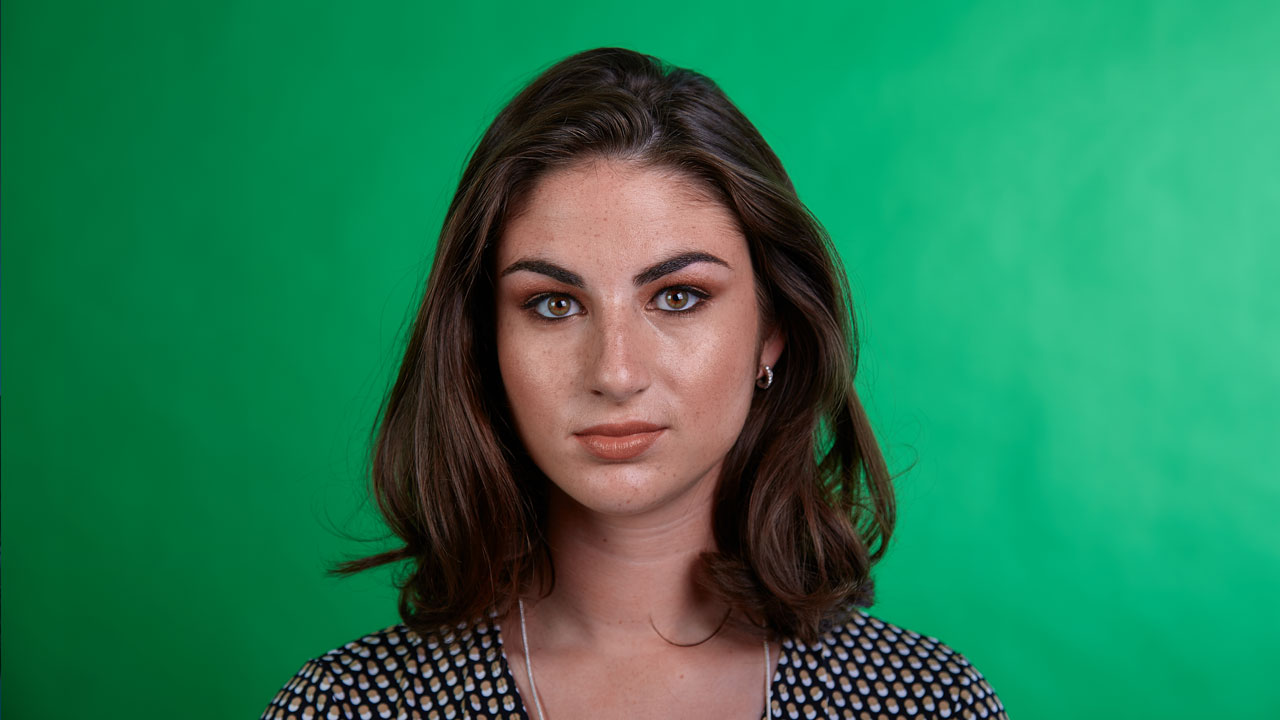
//> input picture images/1.jpg, 1280 x 720 px
$ ./DisplayImage images/1.jpg   (built with g++ and OpenCV 4)
//> lines starting //> are read from the running program, lines starting //| are printed output that depends on the picture; after the words box and inside, x2 and y2 are one past the last pixel; in counts of white or black regions, pixels touching at a corner belong together
#include <stdio.h>
#include <opencv2/opencv.hpp>

using namespace cv;

const int max_value_H = 360/2;
const int max_value = 255;
const String window_capture_name = "Video Capture";
const String window_detection_name = "Object Detection";
int low_H = 0, low_S = 0, low_V = 0;
int high_H = max_value_H, high_S = max_value, high_V = max_value;

static void on_low_H_thresh_trackbar(int, void *)
{
    low_H = min(high_H-1, low_H);
    setTrackbarPos("Low H", window_detection_name, low_H);
}

static void on_high_H_thresh_trackbar(int, void *)
{
    high_H = max(high_H, low_H+1);
    setTrackbarPos("High H", window_detection_name, high_H);
}

static void on_low_S_thresh_trackbar(int, void *)
{
    low_S = min(high_S-1, low_S);
    setTrackbarPos("Low S", window_detection_name, low_S);
}

static void on_high_S_thresh_trackbar(int, void *)
{
    high_S = max(high_S, low_S+1);
    setTrackbarPos("High S", window_detection_name, high_S);
}

static void on_low_V_thresh_trackbar(int, void *)
{
    low_V = min(high_V-1, low_V);
    setTrackbarPos("Low V", window_detection_name, low_V);
}

static void on_high_V_thresh_trackbar(int, void *)
{
    high_V = max(high_V, low_V+1);
    setTrackbarPos("High V", window_detection_name, high_V);
}

int main(int argc, char** argv )
{
    if ( argc != 2 )
    {
        printf("usage: DisplayImage.out <Image_Path>\n");
        return -1;
    }
    Mat image;
    image = imread( argv[1], 1 );
//> image is the input picture: 720 rows x 1280 cols, CV_8UC3; mean B, G, R 84.1, 124.1, 37.8
    if ( !image.data )
    {
        printf("No image data \n");
        return -1;
    }

    namedWindow("Before");
    namedWindow(window_capture_name);
    namedWindow(window_detection_name);
    // Trackbars to set thresholds for HSV values
    createTrackbar("Low H", window_detection_name, &low_H, max_value_H, on_low_H_thresh_trackbar);
//> slider 'Low H' is set to 36
    createTrackbar("High H", window_detection_name, &high_H, max_value_H, on_high_H_thresh_trackbar);
    createTrackbar("Low S", window_detection_name, &low_S, max_value, on_low_S_thresh_trackbar);
//> slider 'Low S' is set to 51
    createTrackbar("High S", window_detection_name, &high_S, max_value, on_high_S_thresh_trackbar);
    createTrackbar("Low V", window_detection_name, &low_V, max_value, on_low_V_thresh_trackbar);
//> slider 'Low V' is set to 51
    createTrackbar("High V", window_detection_name, &high_V, max_value, on_high_V_thresh_trackbar);

    Mat frame, frame_HSV, green_mask;
    while (true) {
	    frame = image.clone();
	    // Convert from BGR to HSV colorspace
	    cvtColor(frame, frame_HSV, COLOR_BGR2HSV);
//> frame_HSV: 720 rows x 1280 cols, CV_8UC3; mean H, S, V 60.4, 199.9, 132.6
	    // [7 lines of commented-out code are left out]
	    inRange(frame_HSV, Scalar(low_H, low_S, low_V), Scalar(high_H, high_S, high_V), green_mask);
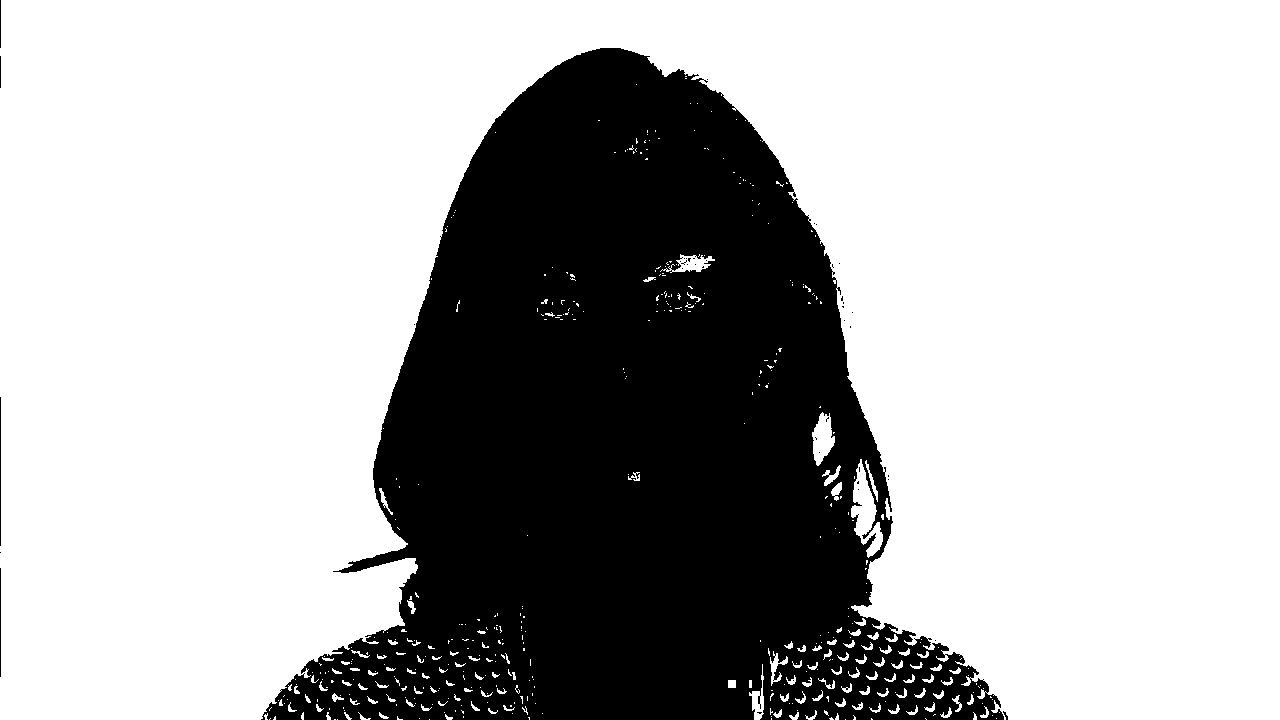
//> green_mask: 720 rows x 1280 cols, CV_8UC1; 69.5% white; 43 black regions (38 under 20 px), largest, box (x1, y1, x2, y2) and area: (261, 48, 1004, 720) 280720, (0, 397, 1, 546) 149, (0, 568, 1, 677) 109, (0, 0, 1, 48) 48, (0, 56, 1, 88) 32

	    Mat mask;
	    Mat masked_frame = Mat::zeros(frame.size(), frame.type());
	    bitwise_not (green_mask, mask);
        dilate(mask, mask, Mat());
        erode(mask, mask, Mat());
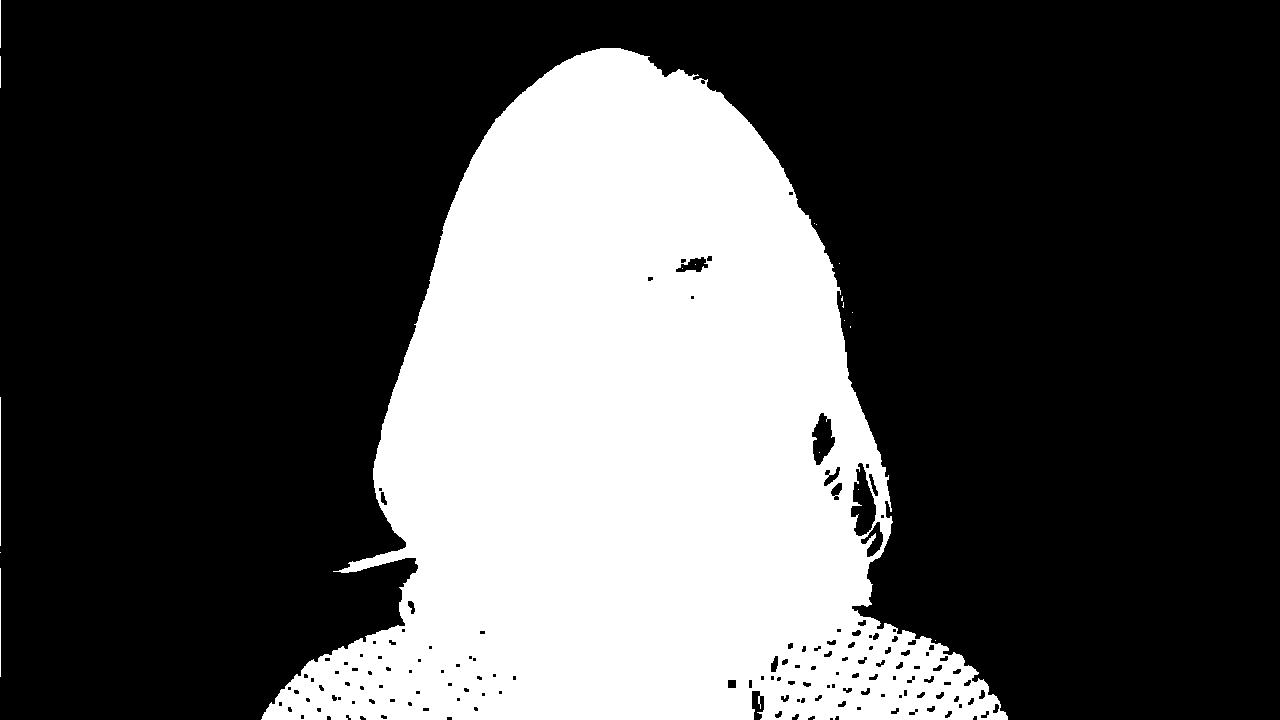
//> mask: 720 rows x 1280 cols, CV_8UC1; 30.9% white; 19 white regions (14 under 20 px), largest, box (x1, y1, x2, y2) and area: (261, 48, 1008, 720) 284665, (0, 397, 1, 546) 149, (0, 568, 1, 677) 109, (0, 0, 1, 48) 48, (0, 56, 1, 88) 32
	    frame.copyTo(masked_frame, mask);
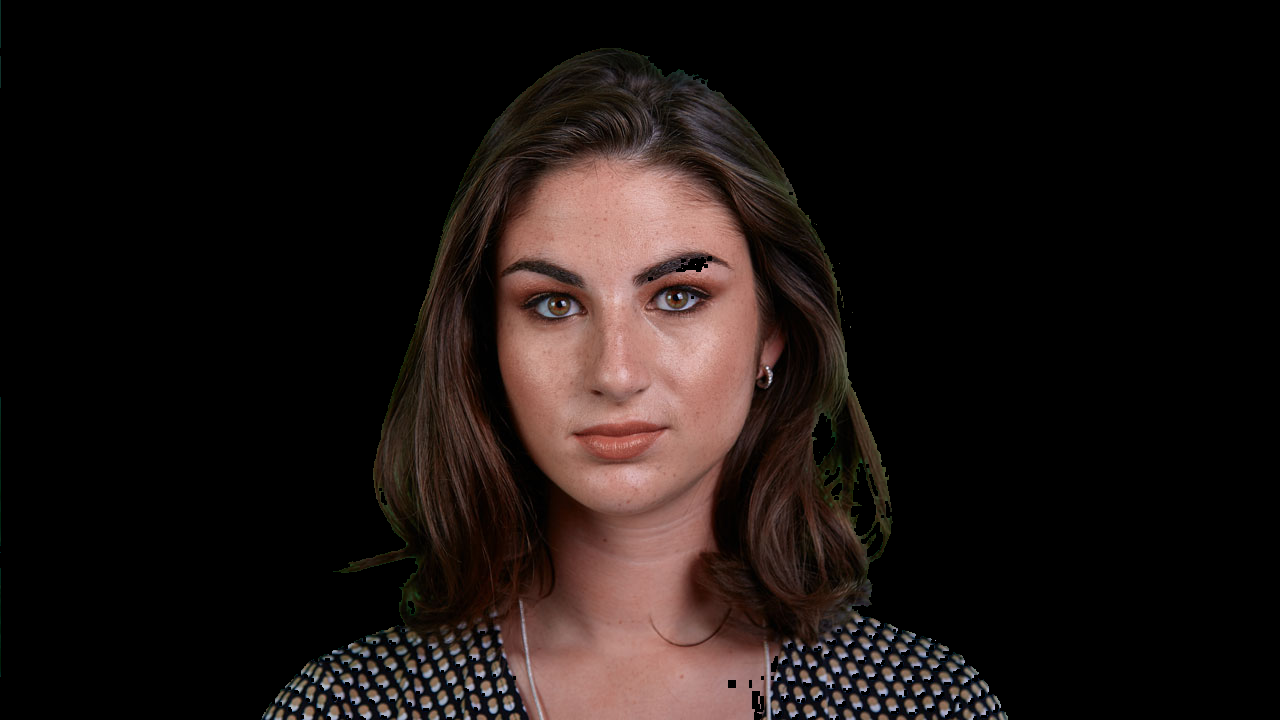
//> masked_frame: 720 rows x 1280 cols, CV_8UC3; mean B, G, R 18, 20.2, 28.1

        imshow("Before", masked_frame);

        // reduce green
        Mat masked_frame_HSV;
        cvtColor(masked_frame, masked_frame_HSV, COLOR_BGR2HSV);
//> masked_frame_HSV: 720 rows x 1280 cols, CV_8UC3; mean H, S, V 6.7, 37.5, 28.5
        for (int row = 0; row < masked_frame_HSV.rows; row++) {
            for (int col = 0; col < masked_frame_HSV.cols; col++) {
                Vec3b hsv = masked_frame_HSV.at<Vec3b>(Point(col, row));
                if (hsv[0] >= 35 && hsv[0] <= 130 && hsv[1] >= 0.15 * 255 && hsv[2] >= 0.15 * 255) {
                    Vec3b rgb = masked_frame.at<Vec3b>(Point(col, row));
                    int r = rgb[0];
                    int g = rgb[1];
                    int b = rgb[2];

                    if (r * b != 0 && (g * g) / (r * b) > 1.5) {
                        masked_frame.at<Vec3b>(Point(col, row)) = Vec3b((int)r * 1.7, g, (int)b * 1.7);
                    } else {
                        masked_frame.at<Vec3b>(Point(col, row)) = Vec3b((int)r * 1.5, g, (int)b * 1.5);
                    }
                }
            }
        }
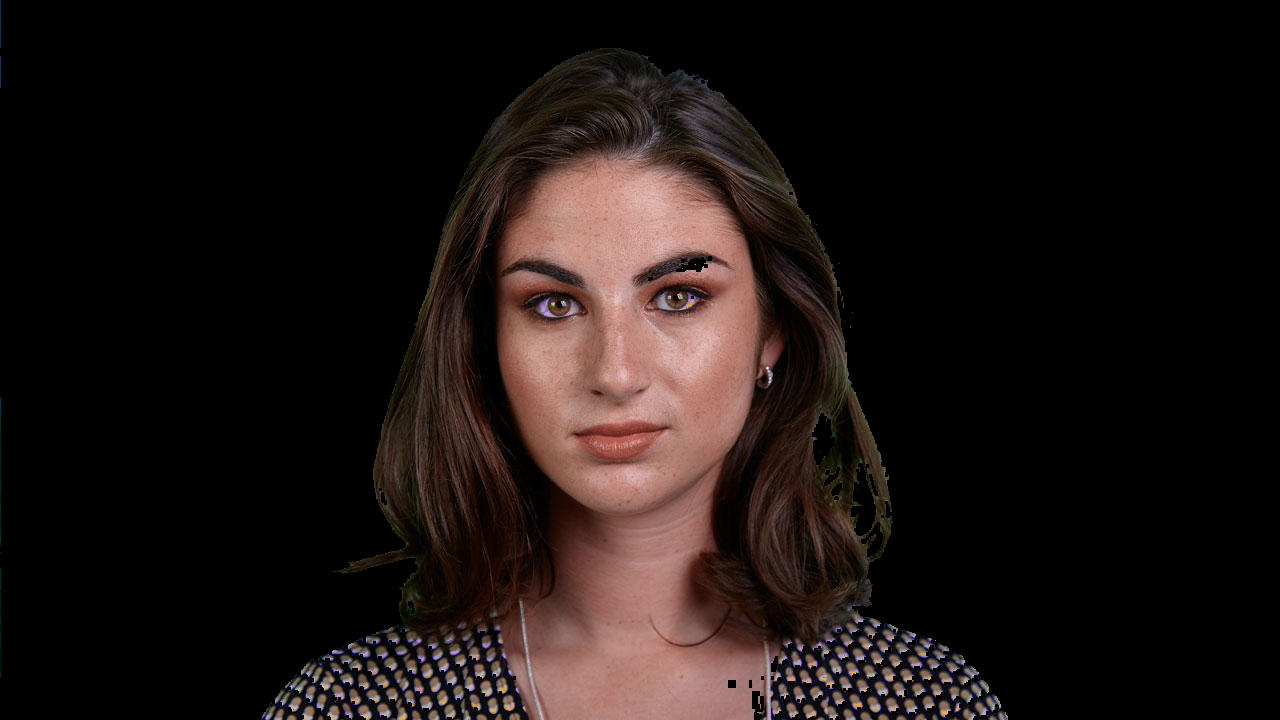
//> masked_frame: 720 rows x 1280 cols, CV_8UC3; 0.79% of pixels changed, all inside (x1, y1, x2, y2) = (0, 0, 1008, 720)


	    imshow(window_detection_name, mask);
	    imshow(window_capture_name, masked_frame);


	    char key = (char) waitKey(30);
//> the 'q' key is pressed
	    if (key == 'q' || key == 27)
	    {
		    break;
	    }
    }
    return 0;
}

$ run again, on images/4.jpg
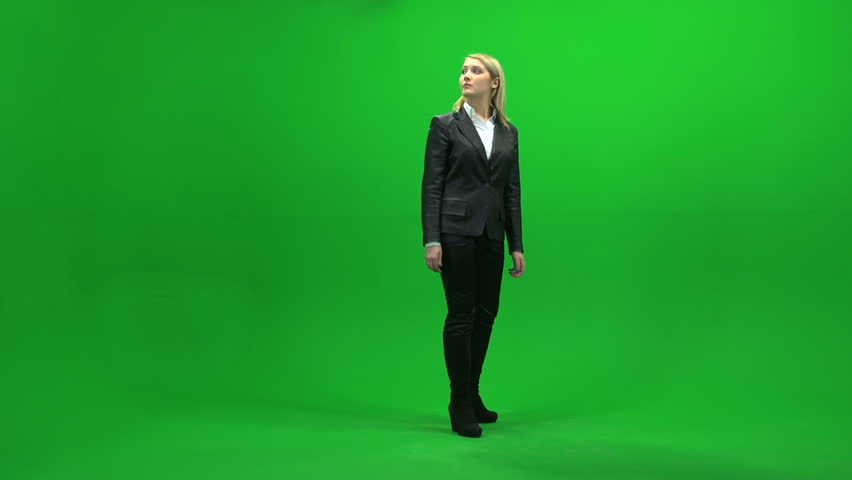
//> input picture images/4.jpg, 852 x 480 px
//> image is the input picture: 480 rows x 852 cols, CV_8UC3; mean B, G, R 40.9, 158.4, 26.9
//> frame_HSV: 480 rows x 852 cols, CV_8UC3; mean H, S, V 63.3, 208.7, 158.5
//> `inRange(frame_HSV, Scalar(low_H, low_S, low_V), Scalar(high_H, high_S,..`:
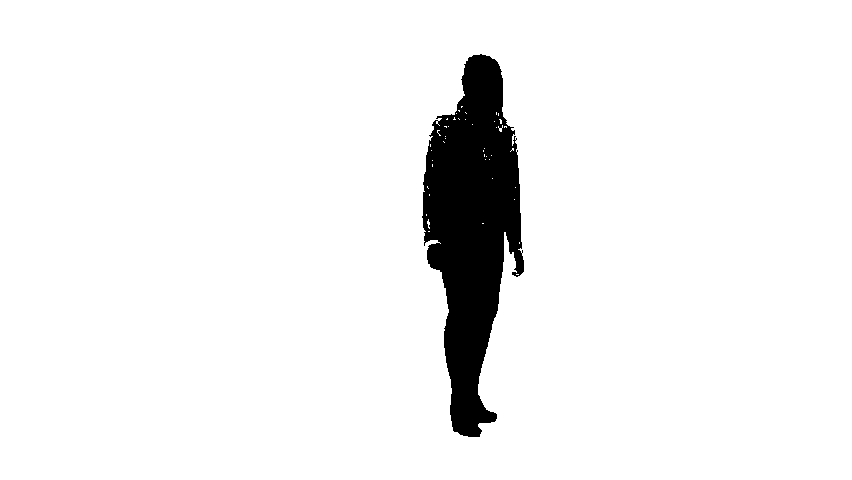
//> green_mask: 480 rows x 852 cols, CV_8UC1; 94.4% white; 1 black region, box (x1, y1, x2, y2) and area: (422, 54, 524, 437) 22984
//> `frame.copyTo(masked_frame, mask);`:
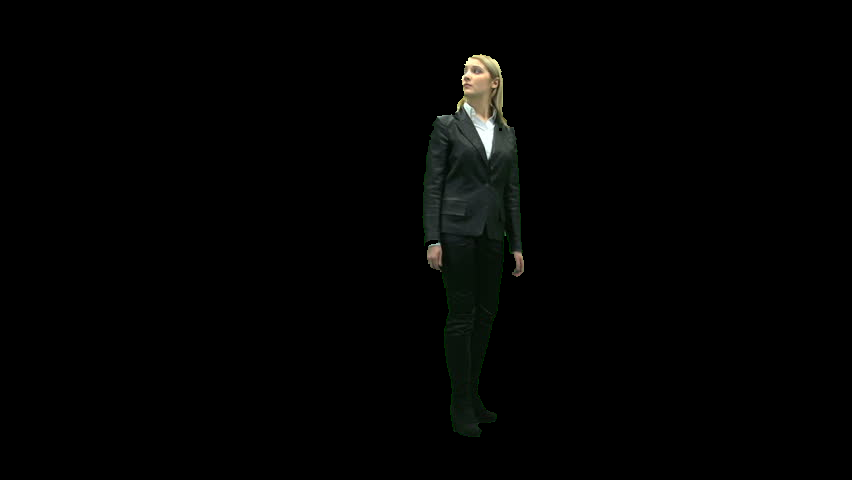
//> masked_frame: 480 rows x 852 cols, CV_8UC3; mean B, G, R 2.3, 2.9, 2.4
//> masked_frame_HSV: 480 rows x 852 cols, CV_8UC3; mean H, S, V 3.7, 5.7, 3
